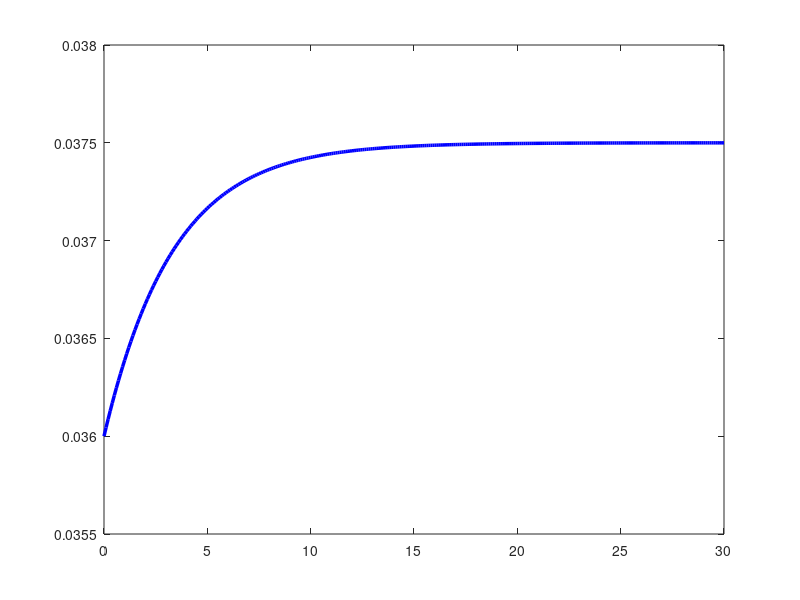

Write MATLAB code to recreate this figure. (Note: this script raises an error after producing the figure.)
% baseline for vasicek
kappa = 0.3;
theta = 0.0375; 
r0 = 0.036;
T = 30;
dt = 0.1; 
t = 0:dt:T;

%Exact solution using integrating factor:
%using the formula: r(t) = theta + (r0 - theta) * exp(-kappa * t)
r_exact = theta + (r0 - theta) * exp(-kappa * t);

%plot solution
figure;
plot(t, r_exact, 'b-', 'LineWidth', 2.5);
hold on;
yline(theta, 'r--', 'Long-run Average (θ)', 'LineWidth', 1.5);

title('Vasicek Interest Rate Model - Deterministic Solution');
xlabel('Time (years)');
ylabel('Interest Rate r(t)');
grid on;
legend('Exact Solution', 'Long-run Mean');

disp('Vasicek deterministic model completed!');
